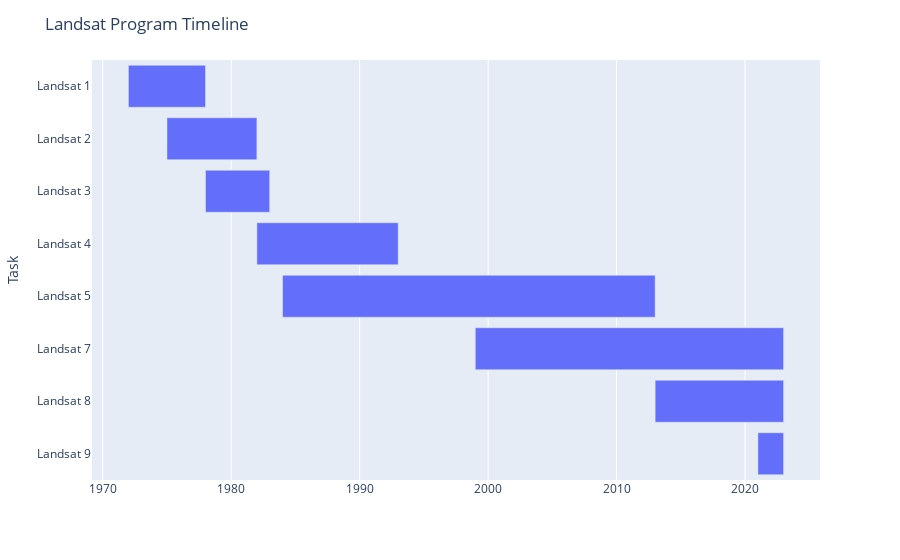

The code cell stored with this chart in its notebook:
### Code cell
import plotly.express as px
import pandas as pd

# Define the Landsat program timeline
landsat_program = {
    'Landsat 1': ('1972', '1978'),
    'Landsat 2': ('1975', '1982'),
    'Landsat 3': ('1978', '1983'),
    'Landsat 4': ('1982', '1993'),
    'Landsat 5': ('1984', '2013'),
    'Landsat 7': ('1999', '2023'),
    'Landsat 8': ('2013', '2023'),
    'Landsat 9': ('2021', '2023')
}

# Convert the dictionary to a DataFrame
df = pd.DataFrame(landsat_program.items(), columns=['Task', 'Dates'])
df[['Start', 'Finish']] = pd.DataFrame(df['Dates'].tolist(), index=df.index)
df.drop('Dates', axis=1, inplace=True)

# Create a copy of the DataFrame with updated date format
df_formatted = df.copy()
df_formatted['Start'] = pd.to_datetime(df_formatted['Start'], format='%Y')
df_formatted['Finish'] = pd.to_datetime(df_formatted['Finish'], format='%Y')

# Create the timeline plot
fig = px.timeline(df_formatted, x_start="Start", x_end="Finish", y="Task")
fig.update_layout(title_text='Landsat Program Timeline')
fig.update_yaxes(autorange="reversed")

# Show the plot
fig.show()

### Figure 1 — Plotly figure (JSON) as saved in the notebook; plotly's stock layout.template omitted (floating-point values rounded to 4 significant figures)
{"data": [{"alignmentgroup": "True", "base": ["1972-01-01T00:00:00", "1975-01-01T00:00:00", "1978-01-01T00:00:00", "1982-01-01T00:00:00", "1984-01-01T00:00:00", "1999-01-01T00:00:00", "2013-01-01T00:00:00", "2021-01-01T00:00:00"], "hovertemplate": "Start=%{base}<br>Finish=%{x}<br>Task=%{y}<extra></extra>", "legendgroup": "", "marker": {"color": "#636efa", "pattern": {"shape": ""}}, "name": "", "offsetgroup": "", "orientation": "h", "showlegend": false, "textposition": "auto", "type": "bar", "x": [189388800000, 220924800000, 157766400000, 347155200000, 915235200000, 757382400000, 315532800000, 63072000000], "xaxis": "x", "y": ["Landsat 1", "Landsat 2", "Landsat 3", "Landsat 4", "Landsat 5", "Landsat 7", "Landsat 8", "Landsat 9"], "yaxis": "y"}], "layout": {"barmode": "overlay", "legend": {"tracegroupgap": 0}, "margin": {"t": 60}, "title": {"text": "Landsat Program Timeline"}, "xaxis": {"anchor": "y", "domain": [0, 1], "type": "date"}, "yaxis": {"anchor": "x", "autorange": "reversed", "domain": [0, 1], "title": {"text": "Task"}}}}
